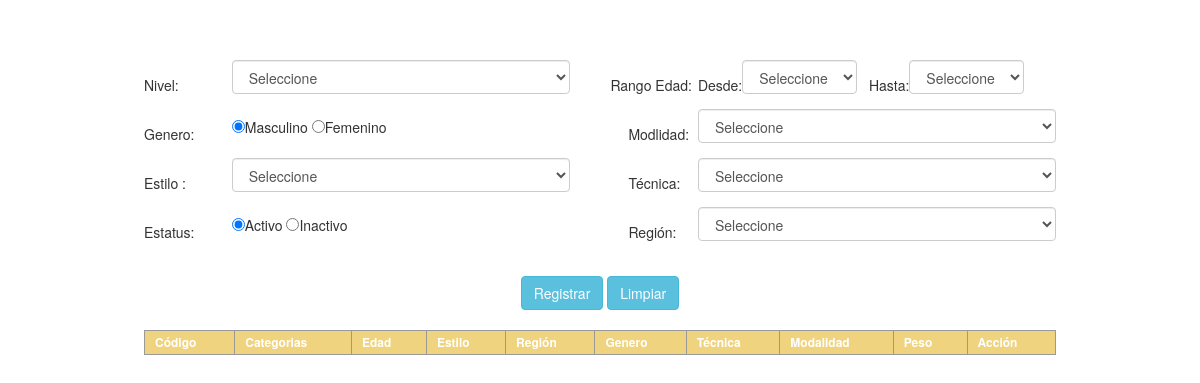
The page /vista/categorias.php on the database as committed earlier.
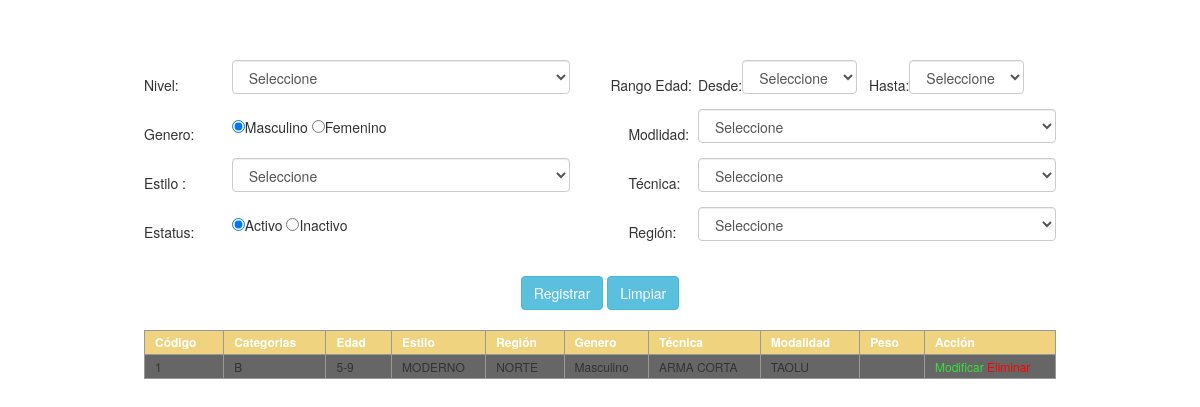
The same page on the database as committed later.
### tables this page shows
CREATE TABLE `categorias` (
  `num_registro` int(11) NOT NULL AUTO_INCREMENT,
  `descripcion` varchar(20) NOT NULL,
  `edad` varchar(20) NOT NULL,
  `sexo` varchar(20) NOT NULL,
  `id_nivel` int(11) NOT NULL,
  `modalidad` int(11) NOT NULL,
  `id_estilo` varchar(20) NOT NULL,
  `id_region` varchar(20) NOT NULL,
  `id_tecnica` varchar(20) NOT NULL,
  `estatus` varchar(20) NOT NULL,
  `id_kilos` int(11) NOT NULL,
  PRIMARY KEY (`num_registro`)
);

CREATE TABLE `nivel` (
  `id_nivel` int(11) NOT NULL AUTO_INCREMENT,
  `nivel` varchar(25) DEFAULT NULL,
  PRIMARY KEY (`id_nivel`),
  KEY `id_estilo` (`id_nivel`)
);

CREATE TABLE `modalidades` (
  `num_registro` int(11) NOT NULL AUTO_INCREMENT,
  `descripcion` text NOT NULL,
  `estatus` varchar(20) NOT NULL,
  PRIMARY KEY (`num_registro`)
);

### modelo/Conexion.php (called while the page is built, shortened)
<?php
class Conexion
{
    private static $_server   = 'localhost';
    private static $_user     = 'root';
    private static $_password = '123456';
    protected $bd             = 'wushu';
    private function _abrir_conn() {
        $this->_conn = new mysqli(self::$_server, self::$_user, self::$_password, $this->bd);
        if ((int) $this->_conn->connect_errno == 0) {
            $this->_state_conn = TRUE;
            $this->_conn->set_charset('utf8');
            return $this->_conn;
        }
    }
    public function _query($sql) {
        if ($this->_state_conn === TRUE) {
            $resultado = $this->_conn->query($sql);
            if($resultado){
                return $resultado;
            }else{
                return FALSE;
            }
        }
    }
    public function RetornarRegistros($sql) {
        $result = $this->_query($sql);
        if ($this->_state_conn === TRUE) {
             $count = $result->num_rows;
            if($count > 0){
            while ($row =$result->fetch_array()) {
                $rows[] = $row;
            }
            return $rows;
            }else{
                return FALSE;
            }
        }
    }
}

### vista/categorias.php (the view, shortened to what the changed rows need)
<?php
require_once '../modelo/Conexion.php';
$obj_conexion = new Conexion();
$sql     = "SELECT  num_registro,  descripcion FROM modalidades";
$estilo  = "SELECT  id_estilo,  nombre_estilo FROM estilo";
$region  = "SELECT  id_region,  nombre_region FROM region ";
$tecnica = "SELECT  id_tecnica,  nombre_tecnica FROM tecnica";
$kilos   = "SELECT  id_kilos,kilos FROM kilogramos";
$nivel   = "SELECT id_nivel,nivel FROM nivel ";
$resultado   = $obj_conexion->RetornarRegistros($sql);
$result      = $obj_conexion->RetornarRegistros($estilo);
$resul       = $obj_conexion->RetornarRegistros($region);
$resultec    = $obj_conexion->RetornarRegistros($tecnica);
$resultkg    = $obj_conexion->RetornarRegistros($kilos);
$resultnivel = $obj_conexion->RetornarRegistros($nivel);
?>
<!DOCTYPE html>
<html>
    <head>
        <link href="../css/bootstrap.css" rel="stylesheet" media="screen"/>
        <link href="../css/estilos.css" rel="stylesheet" media="screen"/>
        <link href="../css/jquery.dataTables.css" rel="stylesheet" media="screen"/>
        <link href="../css/maquetacion.css" rel="stylesheet" media="screen"/>
    </head>
    <body>
        <div style="margin-top: 5%;position: relative;display: block">
            <form id="frmcategorias">
                <table width="912" border="0" align="center">
                    <tr>
                        <td colspan="4" align="center">
                            <table border="0" id="tbl_categoria" class="dataTable">
                                <thead>
                                    <tr>
                                        <th>C&oacute;digo</th>
                                        <th>Categorias</th>
                                        <th>Edad</th>
                                        <th>Estilo</th>
                                        <th>Región</th>
                                        <th>Genero</th>
                                        <th>Técnica</th>
                                        <th>Modalidad</th>
                                        <th>Peso</th>
                                        <th>Acci&oacute;n</th>
                                    </tr>
                                </thead>
                                <tbody>
                                    <?php
                                    $sql = "SELECT
                                                ca.num_registro,
                                                ni.nivel,
                                                ca.edad,
                                                IF (ca.id_estilo = 0,'',(SELECT nombre_estilo FROM estilo WHERE id_estilo = ca.id_estilo)) AS estilo,
                                                IF (ca.id_region = 0,'',(SELECT nombre_region FROM region WHERE id_region = ca.id_region)) AS region,
                                                ca.sexo,
                                                IF (ca.id_tecnica = 0,'',(SELECT nombre_tecnica FROM tecnica WHERE id_tecnica = ca.id_tecnica)) AS tecnica,
                                                mo.descripcion AS modalidad,
                                                IF (ca.id_kilos = 0,'',(SELECT kilos FROM kilogramos WHERE id_kilos = ca.id_kilos)) AS kilos
                                            FROM categorias AS ca
                                            INNER JOIN modalidades AS mo ON ca.modalidad=mo.num_registro
                                            INNER JOIN nivel AS ni       ON ca.id_nivel=ni.id_nivel";
                                    $resgistros = $obj_conexion->RetornarRegistros($sql);
                                    $es_array = is_array($resgistros) ? TRUE : FALSE;
                                    if ($es_array == TRUE) {
                                        for ($i = 0; $i < count($resgistros); $i++) {
                                            $kgs = '';
                                            ?>
                                            <tr>
                                                <td><?php echo $resgistros[$i]['num_registro'] ?></td>
                                                <td><?php echo $resgistros[$i]['nivel'] ?></td>
                                                <td><?php echo $resgistros[$i]['edad'] ?></td>
                                                <td><?php echo $resgistros[$i]['estilo'] ?></td>
                                                <td><?php echo $resgistros[$i]['region'] ?></td>
                                                <td><?php echo $resgistros[$i]['sexo'] ?></td>
                                                <td><?php echo $resgistros[$i]['tecnica'] ?></td>
                                                <td><?php echo $resgistros[$i]['modalidad'] ?></td>
                                                <td><?php echo $resgistros[$i]['kilos'] . ' ' . $kgs ?></td>
                                                <td>
                                                    <span class="accion modificar">Modificar</span>
                                                    <span class="accion eliminar">Eliminar</span>
                                                </td>
                                            </tr>
                                            <?php
                                        }
                                    }
                                    ?>
                                </tbody>
                            </table>
                        </td>
                    </tr>
                </table>
            </form>
        </div>
    </body>
</html>

Rows that differ between the two databases and show on the page:
now on this page (row edited): categorias: num_registro "1", id_nivel.nivel "B", edad "5-9", estilo "MODERNO", region "NORTE", sexo "Masculino", tecnica "ARMA CORTA", modalidades.descripcion "TAOLU"
